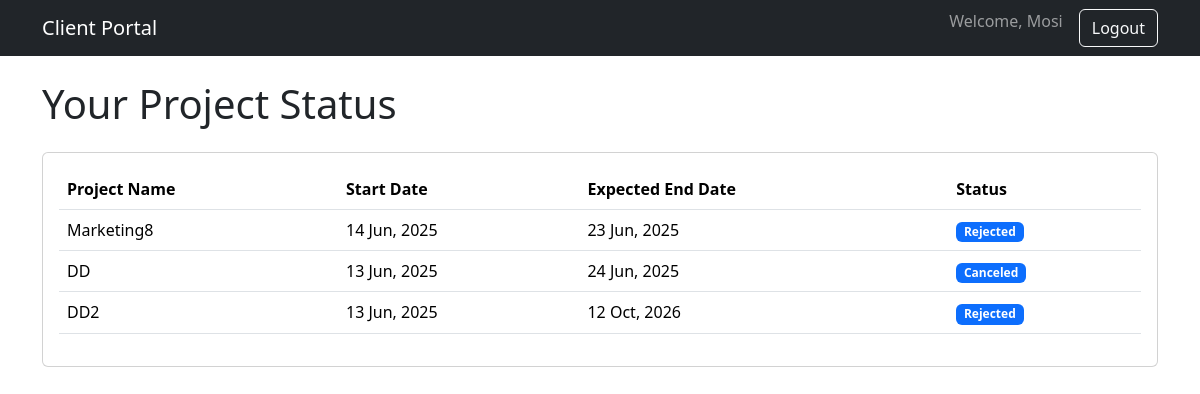
Page /modules/clients/portal.php (signed in) on the earlier database version.
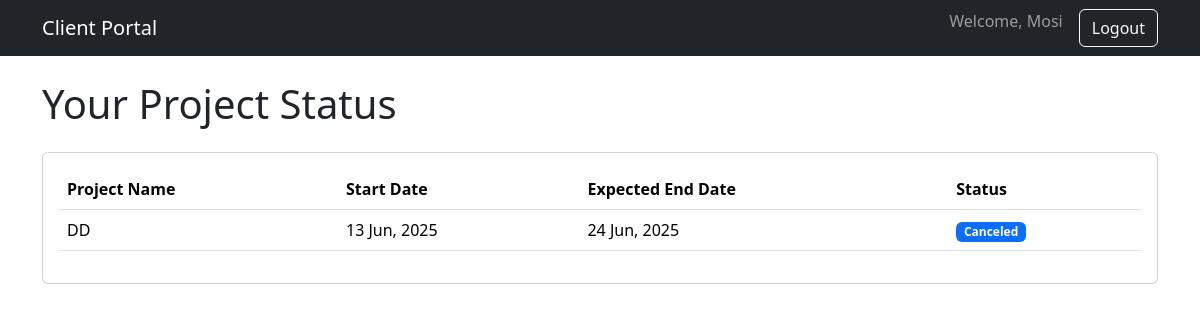
Same page on the later database version.
### tables this page shows
CREATE TABLE `projects` (
  `id` int(11) NOT NULL,
  `project_name` varchar(255) NOT NULL,
  `description` text DEFAULT NULL,
  `start_date` date NOT NULL,
  `end_date` date DEFAULT NULL,
  `project_budget` decimal(12,2) DEFAULT NULL,
  `budget_id` int(11) DEFAULT NULL COMMENT 'Link to a specific budget',
  `manager_id` int(11) DEFAULT NULL COMMENT 'Which user is the project manager',
  `client_id` int(11) DEFAULT NULL,
  `status` varchar(50) NOT NULL DEFAULT 'Pending Approval',
  `created_at` timestamp NOT NULL DEFAULT current_timestamp()
);

### modules/clients/portal.php (the view, shortened to what this page needs)
<?php
$conn = connect_db();
$client_id = $_SESSION['client_id'];
$client_name = $_SESSION['client_name'];
$sql = "SELECT project_name, status, start_date, end_date FROM projects WHERE client_id = ? ORDER BY start_date DESC";
$stmt = $conn->prepare($sql);
$stmt->bind_param("i", $client_id);
$stmt->execute();
$result = $stmt->get_result();
?>
<!DOCTYPE html>
<html lang="en">
<head>
    <link href="https://cdn.jsdelivr.net/npm/bootstrap@5.3.3/dist/css/bootstrap.min.css" rel="stylesheet">
</head>
<body>
    <nav class="navbar navbar-expand-lg navbar-dark bg-dark">
        <div class="container">
            <a class="navbar-brand" href="#">Client Portal</a>
            <div class="collapse navbar-collapse">
                <ul class="navbar-nav ms-auto">
                    <li class="nav-item"><span class="navbar-text me-3">Welcome, <?php echo htmlspecialchars($client_name); ?></span></li>
                    <li class="nav-item"><a class="btn btn-outline-light" href="/erp_project/client_logout.php">Logout</a></li>
                </ul>
            </div>
        </div>
    </nav>
    <div class="container mt-4">
        <h1 class="mb-4">Your Project Status</h1>
        <div class="card">
            <div class="card-body">
                <div class="table-responsive">
                    <table class="table">
                        <thead><tr><th>Project Name</th><th>Start Date</th><th>Expected End Date</th><th>Status</th></tr></thead>
                        <tbody>
                            <?php if ($result->num_rows > 0): ?>
                                <?php while($row = $result->fetch_assoc()): ?>
                                    <tr>
                                        <td><?php echo htmlspecialchars($row['project_name']); ?></td>
                                        <td><?php echo date("d M, Y", strtotime($row['start_date'])); ?></td>
                                        <td><?php echo $row['end_date'] ? date("d M, Y", strtotime($row['end_date'])) : 'N/A'; ?></td>
                                        <td><span class="badge bg-primary"><?php echo htmlspecialchars($row['status']); ?></span></td>
                                    </tr>
                                <?php endwhile; ?>
                            <?php else: ?>
                                <tr><td colspan="4" class="text-center text-muted">You are not currently associated with any projects.</td></tr>
                            <?php endif; ?>
                        </tbody>
                    </table>
                </div>
            </div>
        </div>
    </div>
</body>
</html>

Differences in the rows shown:
removed projects: project_name "Marketing8", start_date "14 Jun, 2025", end_date "23 Jun, 2025", status "Rejected"
removed projects: project_name "DD2", start_date "13 Jun, 2025", end_date "12 Oct, 2026", status "Rejected"
